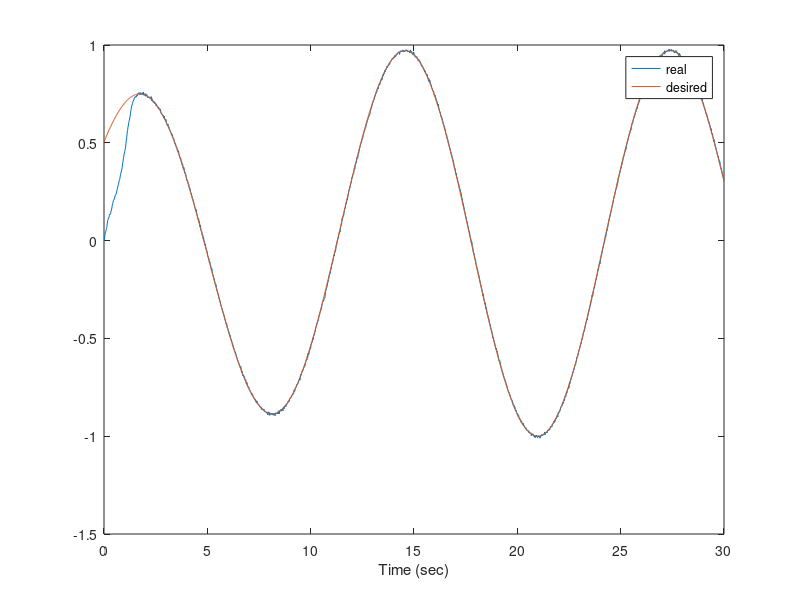
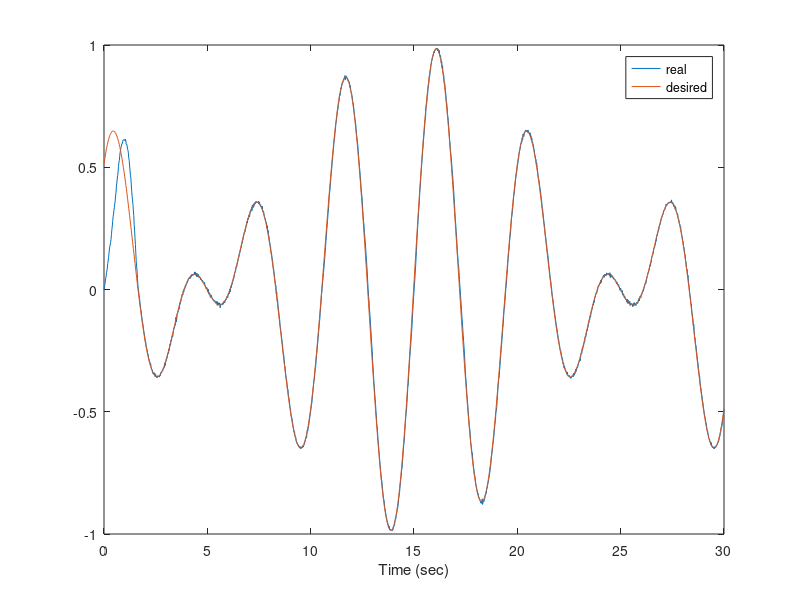
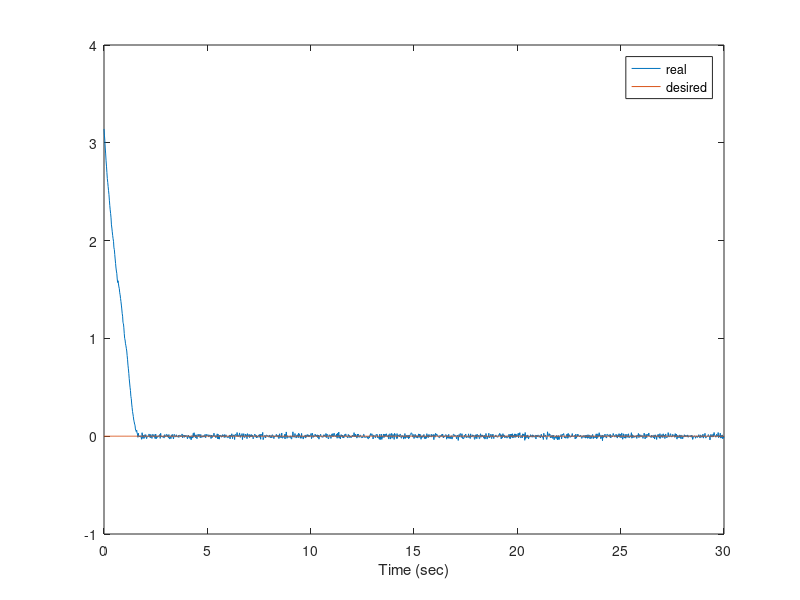
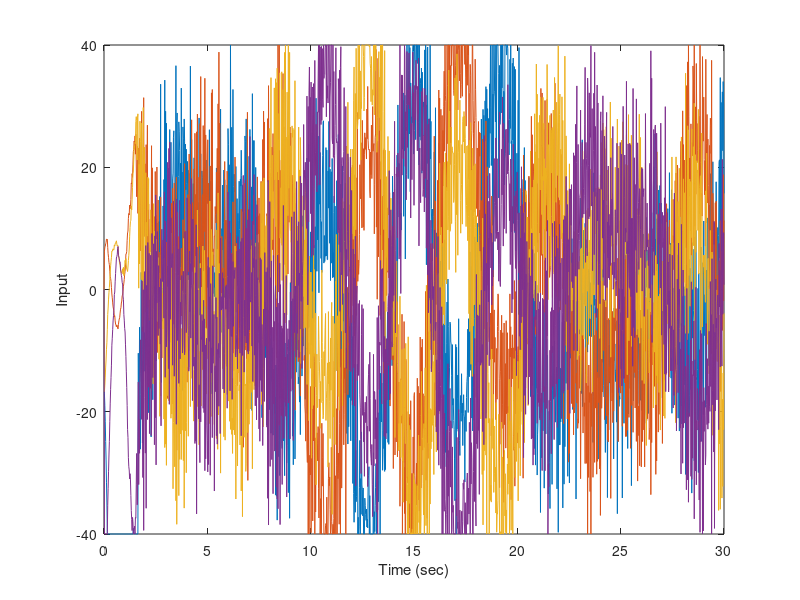

Recreate these plots in MATLAB, in order.
%% Setting up workspace
close all; % Close all figures and windows
clear; % Clear workspace
clc; % Clears screen
%% Initializing parameters
tf = 30; % Final time in simulation
T = 2e-2; % Sample rate
t = 0:T:tf; % Time vector
n = 3; % Number of states
m = 3; % Number of measurements
p = 4; % Number of Inputs
x = zeros(n, length(t)); % Initializes states to zero
x_d = x; %Initializes desired x states
xdot_d = x; %initialises desired xdot states
z = zeros(m, length(t)); % Initializes measurements to zero
e = x; %set up error term
u = zeros(p, length(t)); % Initializes controller
vs = zeros(p,length(t)); %initialize slip values
vshat = vs; %intialized measured slip values

rr=0.195; %define robot radius
wr = 0.03175; %define wheel radius

%A = [-cos(z(3:1)]; % System matrix
% B = @(y)(sqrt(2)/2)*[cos(y(3))+sin(y(3)) -cos(y(3))+sin(y(3)) rr;
%     cos(y(3))-sin(y(3)) cos(y(3))+sin(y(3)) rr;
%     -cos(y(3))-sin(y(3)) cos(y(3))-sin(y(3)) rr;
%     -cos(y(3))+sin(y(3)) -cos(y(3))-sin(y(3)) rr]; % Input matrix
% Binv = @(y)(sqrt(2)/4)*[cos(y(3))-sin(y(3)) cos(y(3))+sin(y(3)) -cos(y(3))+sin(y(3)) -cos(y(3))-sin(y(3));
%     -cos(y(3))-sin(y(3)) cos(y(3))-sin(y(3)) cos(y(3))+sin(y(3)) -cos(y(3))+sin(y(3));
%     1/(sqrt(2)*rr) 1/(sqrt(2)*rr) 1/(sqrt(2)*rr) 1/(sqrt(2)*rr)];
Binv = @(y)[(-cos(y(3))-sin(y(3)))/(2*sqrt(2)), (-cos(y(3))+sin(y(3)))/(2*sqrt(2)), (cos(y(3))+sin(y(3)))/(2*sqrt(2)), (cos(y(3))-sin(y(3)))/(2*sqrt(2));
    (cos(y(3))-sin(y(3)))/(2*sqrt(2)), (-cos(y(3))-sin(y(3)))/(2*sqrt(2)), (-cos(y(3))+sin(y(3)))/(2*sqrt(2)), (cos(y(3))+sin(y(3)))/(2*sqrt(2));
    1/(4*rr), 1/(4*rr), 1/(4*rr), 1/(4*rr)]; % Input matrix
B = @(y)[-((cos(y(3))+sin(y(3)))*sqrt(2))/(2*(cos(y(3))^2+sin(y(3))^2)),((cos(y(3))-sin(y(3)))*sqrt(2))/(2*(cos(y(3))^2+sin(y(3))^2)), rr;
    -((cos(y(3))-sin(y(3)))*sqrt(2))/(2*(cos(y(3))^2+sin(y(3))^2)),-((cos(y(3))+sin(y(3)))*sqrt(2))/(2*(cos(y(3))^2+sin(y(3))^2)), rr;
    ((cos(y(3))+sin(y(3)))*sqrt(2))/(2*(cos(y(3))^2+sin(y(3))^2)),-((cos(y(3))-sin(y(3)))*sqrt(2))/(2*(cos(y(3))^2+sin(y(3))^2)), rr;
    ((cos(y(3))+sin(y(3)))*sqrt(2))/(2*(cos(y(3))^2+sin(y(3))^2)),((cos(y(3))+sin(y(3)))*sqrt(2))/(2*(cos(y(3))^2+sin(y(3))^2)), rr];

C = eye(m); % Measurement matrix


K= [1 0 0;
   0 1 0;
   0 0 1]*1e0;

lambda = [7 0 0;
          0 7 0;
          0 0 6]*1e1;
% lambda=5

%% Set initial conditions

for k=1:length(t) %Fill in desired path
%     x_d(:,k)=[0;0;0]; %stabilize to the origin
%     x_d(:,k)=[k*T*0.5;k*T*0.5;k*T*0.5]; %follow linear trajectory
     
%      if rem(((k)*T),3)==0 %random locations generator
%          x_d(:,k)=-0.5+1*rand(3,1);
%      elseif k~=1
%          x_d(:,k)=x_d(:,k-1);
%      end
        
        
     
%      rose = 4; %parameter to create number of rose pedals
%      x_d(:,k)=0.5*[cos(rose*k*T*2*pi/30)*cos(k*T*2*pi/30); cos(rose*k*T*2*pi/30)*sin(k*T*2*pi/30);sin(k*T*2*pi)]; %create rose path
%      if k~=1 
%          xdot_d(:,k)=(x_d(:,k)-x_d(:,k-1))/T; 
%      end

      x_d(:,k)=0.5*[sin(k*T*2*pi/12)+cos(k*T*2*pi/14);sin(k*T*2*pi/5)+cos(k*T*2*pi/4);0]; %follow linear trajectory

      vs(:,k)=-0.5+1*rand(4,1); %set the amount of real slip
end

x(:,1)=[0;0;pi]; %any initial condition
%x(:,1)=x_d(:,1); %start at the proper position

z(:,1)=x(:,1); %set first measurement


%% Simulate dynamics (for loop)
for k = 1:length(t)-1 % For loop that simulates 1 second
    %u(:,k+1) = [sin(pi*k*T);cos(pi*k*T);-sin(pi*k*T);-cos(pi*k*T)];% calculate controller
    e(:,k) = z(:,k)-x_d(:,k); %calculate the error
    e(:,k)
%     if k>2
%         edot = (e(:,k-1)-e(:,k))/T; %calculate the derivative error term
%     else
%         edot = [0;0;0];
%     end
    eint = sum(e,2)*T; %calculate the integral error term
    if k>2/T %calculate integral error term over previous 2 seconds
        eint=sum(e(:,k-2/T:k),2);
    end
    
    s=e(:,k)+lambda*eint; %calculate 
    
    %u(:,k+1) = 1/wr*(B(x(:,k))*edot-vs(:,k))-B(x(:,k))*K*sign(e);
    u(:,k+1) = 1/wr*(B(x(:,k))*(-lambda*e(:,k)+xdot_d(:,k))-vshat(:,k))-B(x(:,k))*K*sign(s);
    
    %limit maximum velocity
    if max(abs(u(:,k+1)))>40
       u(:,k+1)=u(:,k+1)/max(abs(u(:,k+1)))*40;
       u(:,k+1)
    end
    
    
    x(:,k+1) = x(:,k) + Binv(x(:,k))*(wr*u(:,k+1)+vs(:,k))*T; % Linear state space equation
    z(:,k+1) = C*x(:,k+1); % Linear measurement equation
end
%% Results
for k = 1:n %calculate RSME
    RMSE(k) = (sum(e(k,:).^2)/length(t))^0.5; % Calculates the RMSE for EKF using square error values calculated in the for loop
end
RMSE=RMSE


figure; plot(t, x(1,:));hold on;plot(t, x_d(1,:)); xlabel('Time (sec)');hold off;legend('real','desired') % Plots position with time
figure; plot(t, x(2,:));hold on;plot(t, x_d(2,:)); xlabel('Time (sec)');hold off;legend('real','desired') % Plots velocity with time
figure; plot(t, x(3,:));hold on;plot(t, x_d(3,:)); xlabel('Time (sec)');hold off;legend('real','desired') % Plots acceleration with time
figure; plot(t, u); xlabel('Time (sec)'); ylabel('Input'); % Plots input with time
figure; plot(x(1,:), x(2,:)); hold on; plot(x_d(1,:), x_d(2,:)); xlabel('x position (m)');ylabel('y poisition(m)'); hold off; legend('real','desired') % x-y plot of position vs real
